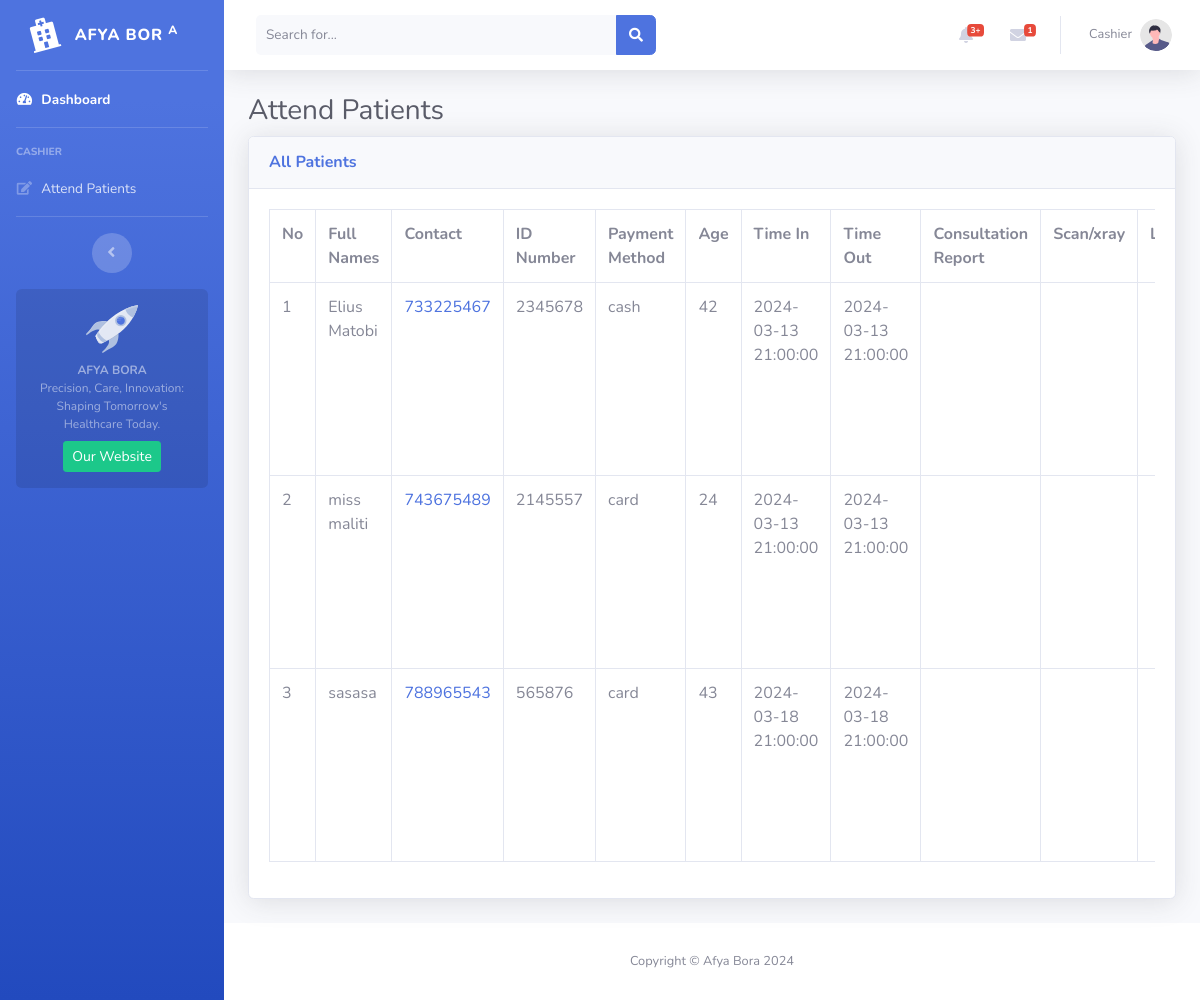
/cashier/attendpatients.php, run on an earlier commit of the app's database.
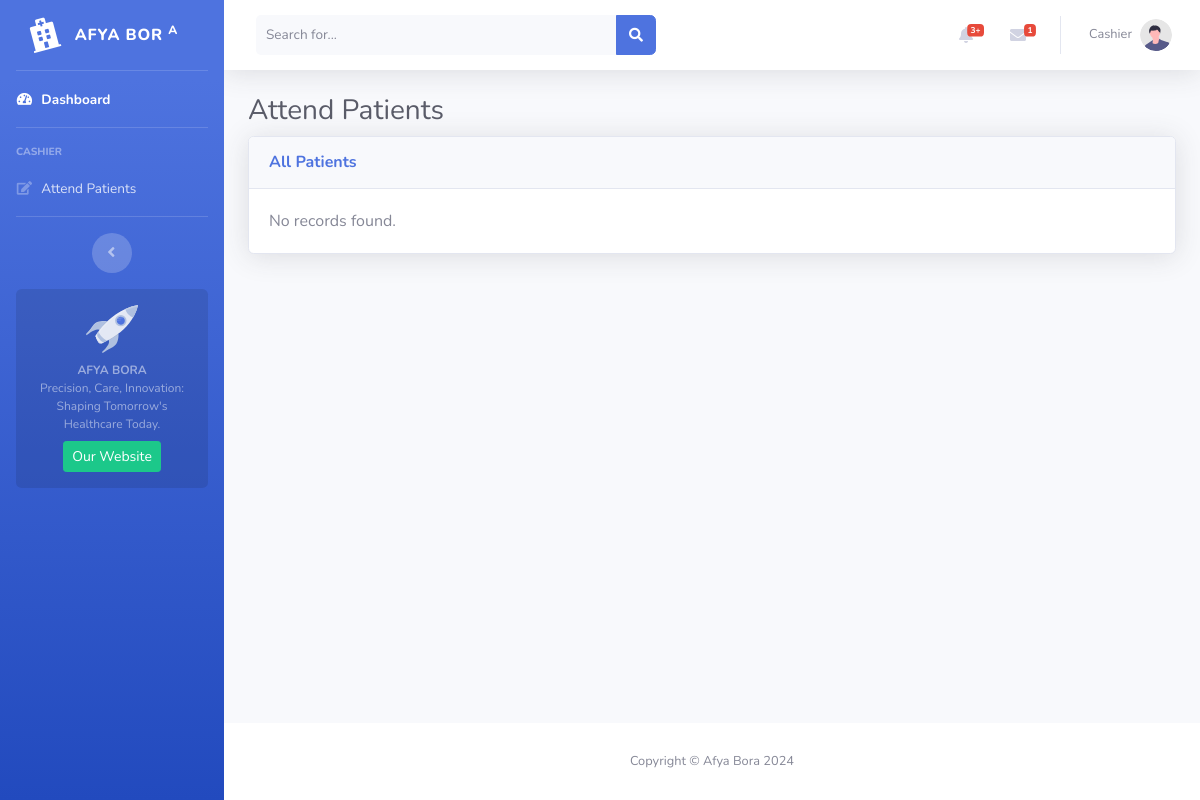
And on a later commit of the database.
### tables this page shows
CREATE TABLE `visitors` (
  `id` int NOT NULL,
  `fullname` varchar(255) NOT NULL,
  `position` varchar(255) NOT NULL,
  `contact` int NOT NULL,
  `idNumber` int NOT NULL,
  `attendPurpose` varchar(255) NOT NULL,
  `paymentMethod` varchar(255) NOT NULL,
  `age` int NOT NULL,
  `role` text NOT NULL,
  `visitPurpose` text NOT NULL,
  `patientVisitedName` text NOT NULL,
  `relationship` text NOT NULL,
  `timeIn` timestamp NULL DEFAULT CURRENT_TIMESTAMP,
  `timeOut` timestamp NOT NULL,
  `doctor` tinyint(1) NOT NULL DEFAULT '0',
  `lab` tinyint(1) NOT NULL DEFAULT '0',
  `imaging` tinyint(1) NOT NULL DEFAULT '0',
  `counseller` tinyint(1) NOT NULL DEFAULT '0',
  `admit` tinyint(1) NOT NULL DEFAULT '0',
  `doctor_report` varchar(255) DEFAULT NULL,
  `lab_report` varchar(255) DEFAULT NULL,
  `imaging_report` varchar(255) DEFAULT NULL,
  `counselling_report` varchar(255) DEFAULT NULL,
  `pharmacy_report` varchar(255) DEFAULT NULL,
  `cashier_report` varchar(255) DEFAULT NULL,
  `ward_report` varchar(255) DEFAULT NULL
);

### cashier/attendpatients.php (the view, shortened to what the changed rows need)
<!DOCTYPE html>
<html lang="en">
<head>
    <link href="../vendor/fontawesome-free/css/all.min.css" rel="stylesheet" type="text/css">
    <link href="../css/sb-admin-2.min.css" rel="stylesheet">
    <link href="https://cdn.quilljs.com/1.3.6/quill.snow.css" rel="stylesheet">
</head>
<body id="page-top">
    <div id="wrapper">
        <div id="content-wrapper" class="d-flex flex-column">
            <div id="content">
                    <div class="container-fluid">
                        <h1 class="h3 mb-2 text-gray-800">Attend Patients</h1>
                        <div class="card shadow mb-4">
                            <div class="card-body">
                                <div class="table-responsive">
                                <?php
  require('../database/config.php');
$sql = "SELECT id, fullname, contact, idNumber, paymentMethod, age, timeIn, timeOut, doctor_report, lab_report, imaging_report, counselling_report,pharmacy_report,cashier_report,ward_report, admit
        FROM visitors
        WHERE position = 'patient' ";
$result = mysqli_query($conn, $sql);
if (mysqli_num_rows($result) > 0) {
    echo "<form method='post'>";
    echo "<table class='table table-bordered' id='dataTable' width='100%' cellspacing='0'>";
    echo "<tr>";
    echo "<th>No</th>";
    echo "<th>Full Names</th>";
    echo "<th>Contact</th>";
    echo "<th>ID Number</th>";
    echo "<th>Payment Method</th>";
    echo "<th>Age</th>";
    echo "<th>Time In</th>";
    echo "<th>Time Out</th>";
    echo "<th>Consultation Report</th>";
    echo "<th>Scan/xray</th>";
    echo "<th>Lab</th>";
    echo "</tr>";
    $count = 1;
    while ($row = mysqli_fetch_assoc($result)) {
        echo "<tr>";
        echo "<td>" . $count . "</td>";
        echo "<td>" . $row['fullname'] . "</td>";
        echo "<td><a href='tel:" . $row['contact'] . "'>" . $row['contact'] . "</a></td>";
        echo "<td>" . $row['idNumber'] . "</td>";
        echo "<td>" . $row['paymentMethod'] . "</td>";
        echo "<td>" . $row['age'] . "</td>";
        echo "<td>" . $row['timeIn'] . "</td>";
        echo "<td>" . $row['timeOut'] . "</td>";
        echo "<td>" . $row['doctor_report'] . "</td>";
        echo "<td>" . $row['imaging_report'] . "</td>";
        echo "<td>" . $row['lab_report'] . "</td>";
echo "</tr>";
$count++;
}
echo "</table>";
echo "</form>";
} else {
echo "No records found.";
}
?>
                                </div>
                            </div>
                        </div>
                </div>
            </div>
        </div>
    </div>
</body>
</html>

What changed in the data, as far as the page shows it:
removed visitors: fullname "Elius Matobi", contact "733225467", idNumber "2345678", paymentMethod "cash", age "42", timeIn "2024-03-13 21:00:00", timeOut "2024-03-13 21:00:00"
removed visitors: fullname "miss maliti", contact "743675489", idNumber "2145557", paymentMethod "card", age "24", timeIn "2024-03-13 21:00:00", timeOut "2024-03-13 21:00:00"
removed visitors: fullname "sasasa", contact "788965543", idNumber "565876", paymentMethod "card", age "43", timeIn "2024-03-18 21:00:00", timeOut "2024-03-18 21:00:00"
Also different on the page:
text no longer shown: "No Full Names Contact ID Number Payment Method Age Time In Time Out Consultation Report Scan/xray"
text now shown: "No records found."
